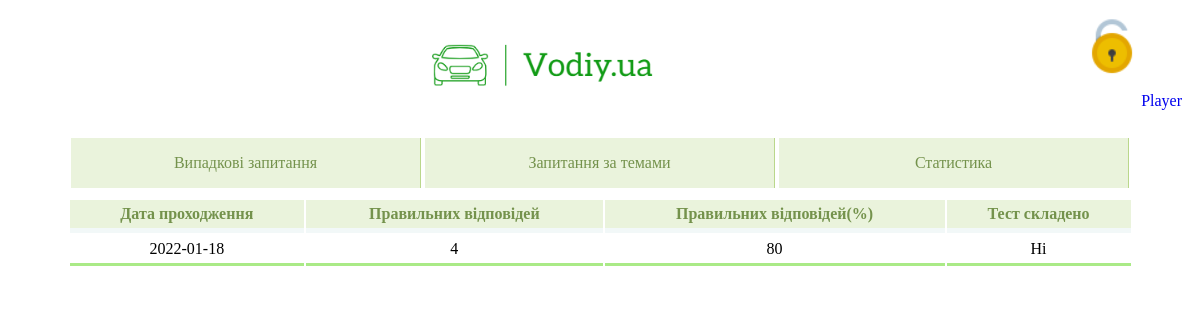
The app's page /home/statistics (signed in), older data.
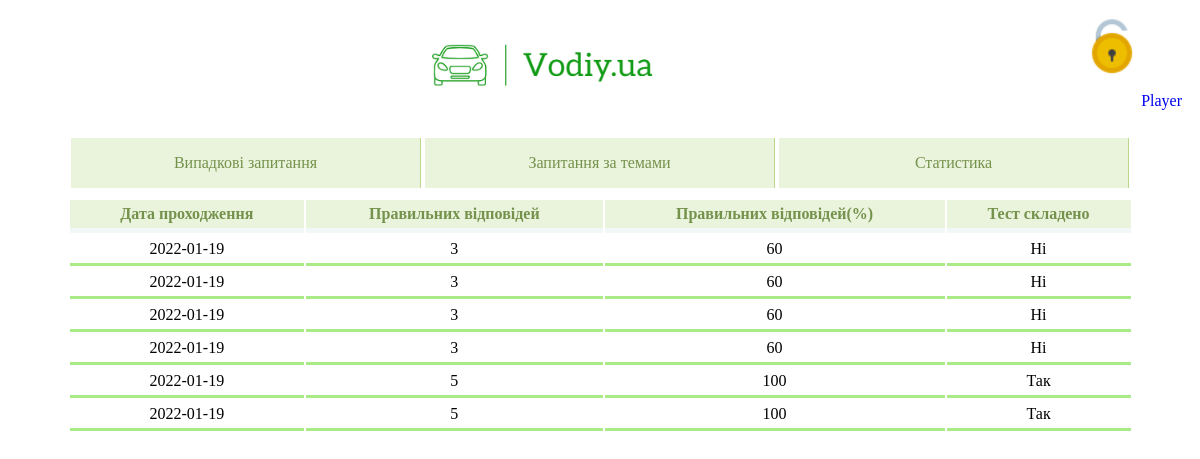
The same page, newer data.
### models.py (models this page shows)
class Users(db.Model):
    id = db.Column(db.Integer, primary_key=True)
    login = db.Column(db.String, unique=True)
    email = db.Column(db.String, unique=True)
    password = db.Column(db.String, nullable=False)
    tests = db.relationship('History', backref='users')

class History(db.Model):
    id = db.Column(db.Integer, primary_key=True)
    user_id = db.Column(db.String, db.ForeignKey('users.id'), nullable=False)
    correct_answers_number = db.Column(db.Integer, nullable=False)
    correct_answers_percent = db.Column(db.Integer, nullable=False)
    complete = db.Column(db.Boolean, nullable=False)
    date = db.Column(db.Date, nullable=False)

### user/user.py (the view)
@user.route('/statistics',  methods=("GET", "POST"))
@login_required
def statistics():
    results_tests = DataBase.get_history_user(Visitor.get_name())
    if results_tests.tests is not None:
        return render_template('user/statistics.html', user=Visitor, tests=results_tests.tests, number_results_find=len(results_tests.tests))
    else:
        return render_template('user/statistics.html', user=Visitor, number_results_find=0)

### DataBase.py (called while the page is built)
    @classmethod
    def get_history_user(cls, user_name):
        return Users.query.filter_by(login=user_name).first()

### Visitor.py (called while the page is built)
    @classmethod
    def is_authorized(cls):
        if session.get('logged') == 'True':
            return True
        else:
            return False

    @classmethod
    def get_name(cls):
        if session.get('logged'):
            return session.get('user_name')
        else:
            return 'Not authorized'

### user/user.py (called while the page is built)
def login_required(f):
    @wraps(f)
    def decorated_function(*args, **kwargs):
        if Visitor.is_authorized() is not True:
            return redirect(url_for('user.login', next=request.url))
        return f(*args, **kwargs)
    return decorated_function

### user/templates/user/statistics.html
{% extends "user/base.html" %}
{% block content %}
<link type="text/css" rel="stylesheet" href="{{ url_for('user.static', filename='css/table.css') }}"/>
<center>
	<table class="table">
		<thead>
			<tr>
				<th>Дата проходження</th>
				<th>Правильних відповідей</th>
				<th>Правильних відповідей(%)</th>
				<th>Тест складено</th>
			</tr>
		</thead>
		{% if number_results_find == 0 %}
		<tbody>
		<tr><td colspan="4" align="center" style="color: #74924C;">Ця таблиця порожня! Наразі Ви не пройшли жодного випадкового тесту.</td></tr>
		</tbody>
		{% else %}
		{% for test_completed in tests %}
		<tbody>
			<tr>
				<td align="center"> {{ test_completed.date }} </td>
				<td align="center"> {{ test_completed.correct_answers_number }} </td>
				<td align="center"> {{ test_completed.correct_answers_percent }} </td>
				{% if test_completed.complete %}
				<td align="center"> Так</td>
				{% else %}
				<td align="center"> Ні </td>
				{% endif %}
			</tr>
		</tbody>
		{% endfor %}
		{% endif %}
	</table>
</center>
{% endblock %}

### user/templates/user/base.html (shortened to what this page needs)
<!DOCTYPE html>
<html lang="en">
<head>
    <link type="text/css" rel="stylesheet" href="{{ url_for('user.static', filename='css/menu.css') }}"/>
    <link type="text/css" rel="stylesheet" href="{{ url_for('user.static', filename='css/styles.css') }}"/>
</head>
<body>
<div class="wrapper">
    <div class="header">
        <div class="inner-header" style="text-align:center;">
            <img src="static/img/logo.png" height="120px;" >
            <a href="sign-in">
                {% if(user.is_authorized()) %}
                <img src="static/img/unlock.png" height="60px;" align="right" style="margin-top:10px; margin-right:50px;">
                {% else %}
                <img src="static/img/lock.png" height="60px;" align="right" style="margin-top:10px; margin-right:50px;">
                {% endif %}
                <p align="right" style="margin-top: -40px; padding-right:10px;">{{user.get_name()}}</p>
            </a>
        </div>
    </div>
    <div class="pagination">
        <div class="inner-pagination">
            <nav class="three" style="text-align:center;">
                <ul>
                    <li><a href="random_questions">Випадкові запитання</a></li>
                    <li><a href="questions_without_answers">Запитання за темами</a></li>
                    <li><a href="statistics">Статистика</a></li>
                </ul>
            </nav>
        </div>
    </div>
    {% block content %}
    {% endblock %}
</div>
</body>
</html>

### user/static/css/menu.css (style rules this page uses)
ul { list-style: none; margin: 0 auto; }
a { text-decoration: none; font-family: lucida console; transition: .5s linear; }
.three ul { padding: 0; border-color: #71e761; }
.three li { display: inline-block; width: 350px; }
.three a { padding: 1em; display: block; color: #74924C; border-right: 1px solid #BAD78B; background: rgba(186, 215, 139, .3); }

### user/static/css/styles.css (style rules this page uses)
* { box-sizing: border-box; }
.header { margin-bottom: 10px; }
.inner-header { height: 120px; }
.pagination { margin-bottom: 10px; }
.inner-pagination { height: 50px; }

### user/static/css/table.css (style rules this page uses)
.table { width: 1065px; margin-bottom: 20px; border: 15px solid rgb(170,234,135) border-top: 5px solid rgba(190, 215, 139, .3) border-collapse: collapse; }
.table th { font-weight: bold; padding: 5px; background: rgba(186, 215, 139, .3); border: none; color: #74924C; border-bottom: 5px solid #F2F8F8; font-family: lucida console; }
.table td { padding: 5px; border: none; border-bottom: 3px solid rgb(170,234,135); font-family: lucida console; transition: .5s linear; }

Row changes from the older to the newer data that the page shows:
changed History (number 1 of 6 on the later page): date "2022-01-18" → "2022-01-19"; correct_answers_number "4" → "3"; correct_answers_percent "80" → "60"
added History: date "2022-01-19", correct_answers_number "3", correct_answers_percent "60", complete "Ні"
added History: date "2022-01-19", correct_answers_number "3", correct_answers_percent "60", complete "Ні"
added History: date "2022-01-19", correct_answers_number "3", correct_answers_percent "60", complete "Ні"
added History: date "2022-01-19", correct_answers_number "5", correct_answers_percent "100", complete "Так"
added History: date "2022-01-19", correct_answers_number "5", correct_answers_percent "100", complete "Так"
